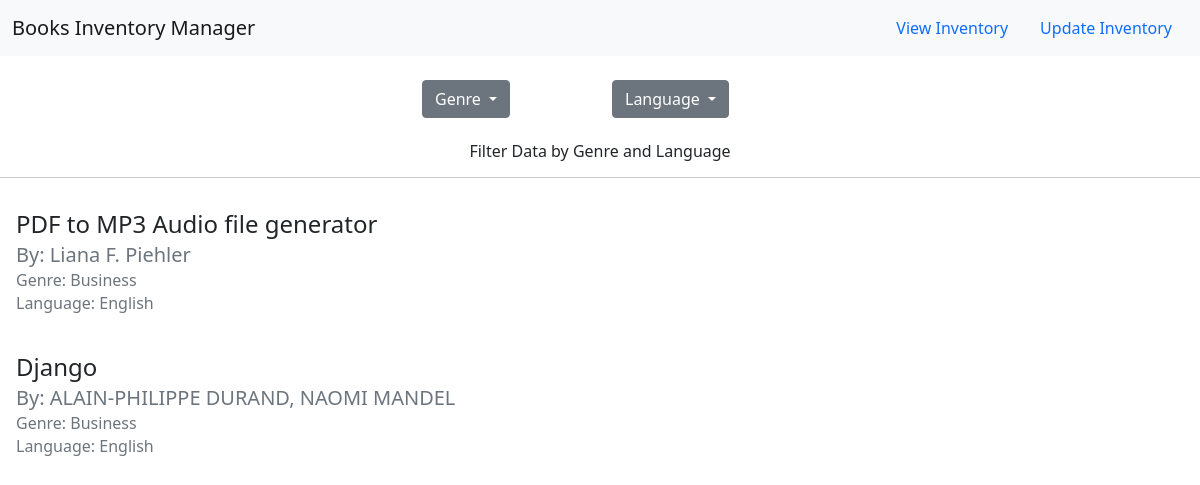
Screenshot of /?genre=Business&language= with the database file from the repository.
### books/models.py (models this page shows)
class Addbooks(models.Model):
    title = models.CharField(max_length=100,unique=False, default='Not Provided')
    author = models.CharField(max_length=100,unique=False, default='Not Provided')
    genre = models.CharField(max_length=100,unique=False, default='Not Provided')
    language = models.CharField(max_length=100,unique=False, default='Not Provided')

### books/views.py (the view)
# urls.py: path('', views.GetData, name='GetData'),
def GetData(request):
    data = Addbooks.objects.all()
    datagenre = Addbooks.objects.values('genre').distinct()
    datalanguage = Addbooks.objects.values('language').distinct()
    filtergenre = request.GET.get('genre')
    filterlanguage = request.GET.get('language')
    if(filtergenre):
        data = Addbooks.objects.all().filter(genre= filtergenre)
    elif(filterlanguage):
        data = Addbooks.objects.all().filter(language= filterlanguage)
    else:
        data = Addbooks.objects.all()
    return render(request,"show.html", {"books_data": data, "discgenre": datagenre, "disclanguage":datalanguage})

### templates/show.html (shortened to what this page needs)
<html>
<head>
  <link href="https://cdn.jsdelivr.net/npm/bootstrap@5.0.2/dist/css/bootstrap.min.css" rel="stylesheet">
</head>
<body>
    <nav class="navbar navbar-expand-lg navbar-light bg-light">
        <div class="container-fluid">
          <a class="navbar-brand" href="/">Books Inventory Manager</a>
            <ul class="nav justify-content-end">
                <li class="nav-item">
                  <a class="nav-link "  href="/">View Inventory</a>
                </li>
                <li class="nav-item">
                  <a class="nav-link" href="/update">Update Inventory</a>
                </li>
              </ul>
          </div>
      </nav>
<br>
<div class="container">
    <div class="row justify-content-md-center">
        <div class="col col-lg-2">
        <div class="dropdown">
            <a class="btn btn-secondary dropdown-toggle" href="#" role="button" id="dropdownMenuLink" data-bs-toggle="dropdown" aria-expanded="false">
              Genre
            </a>
          </div>
        </div>
        <div class="col col-lg-2">
        <div class="dropdown">
            <a class="btn btn-secondary dropdown-toggle" href="#" role="button" id="dropdownMenuLink" data-bs-toggle="dropdown" aria-expanded="false">
              Language
            </a>
            </div>
          </div>
    </div>
</div><br>
<h6 class="text-center">Filter Data by Genre and Language </h6><hr>
{% for books in books_data %}
{% if forloop.first %}<div class="row">{% endif %}
    <div class="col-xs-4">
    <div class="card-body">
      <h4 class="card-title">{{ books.title}}</h5>
      <h5 class="card-subtitle mb-2 text-muted">By: {{ books.author }}</h6>
      <h6 class="card-subtitle mb-2 text-muted">Genre: {{ books.genre}}</h6>
        <h6 class="card-subtitle mb-2 text-muted">Language:    {{ books.language }}</h6>
    </div>
</div>
{% if forloop.last %}</div>{% endif %}
{% endfor %}
</body>
</html>

### rows the page displays
Addbooks: title "PDF to MP3 Audio file generator", author "Liana F. Piehler", genre "Business", language "English"
Addbooks: title "Django", author "ALAIN-PHILIPPE DURAND, NAOMI MANDEL", genre "Business", language "English"
